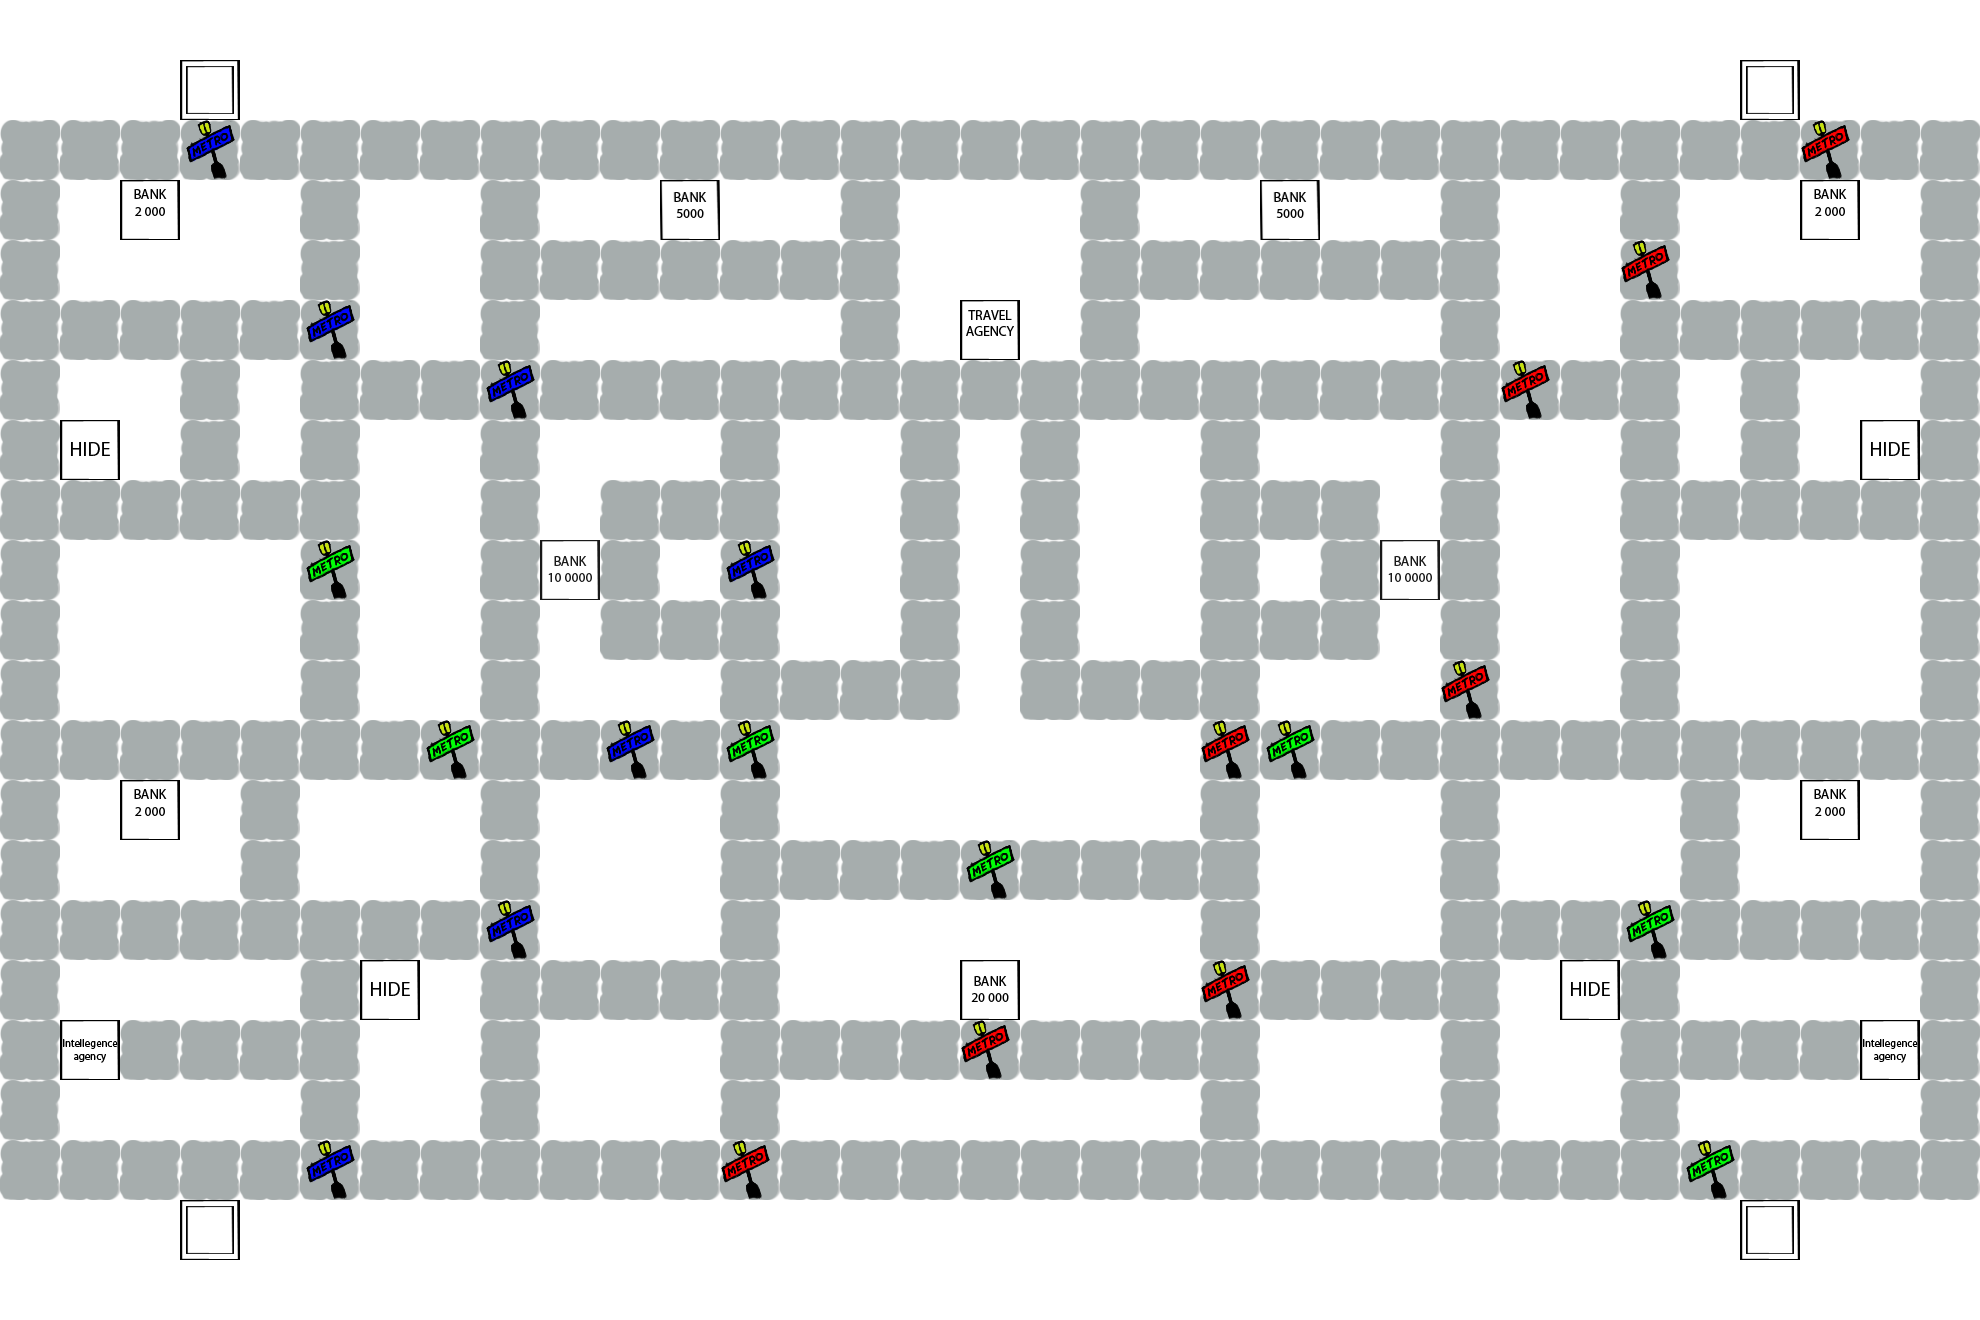

This is a level from a 2D game, rendered from its Tiled map with the project's own tilesets. A one-line summary and the map file follow, with tile-layer data summarised:
An orthogonal 33x22 tile map with 60x60 px tiles, 2 tile layers (background, interact), 2 tilesets.

<map version="1.0" orientation="orthogonal" width="33" height="22" tilewidth="60" tileheight="60">
 <tileset firstgid="1" name="Interact" tilewidth="60" tileheight="60">
  <image source="Tileset v1.png" width="120" height="420" />
 </tileset>
 <tileset firstgid="15" name="background-tileset-v1" tilewidth="60" tileheight="60">
  <image source="background-tileset-v1.png" width="60" height="60" />
 </tileset>
 <layer name="background" width="33" height="22">
  <data>[726 cells, 726 non-empty, 1 distinct tile ids]</data>
 </layer>
 <layer name="interact" width="33" height="22">
  <data>[726 cells, 356 non-empty, 14 distinct tile ids]</data>
 </layer>
</map>